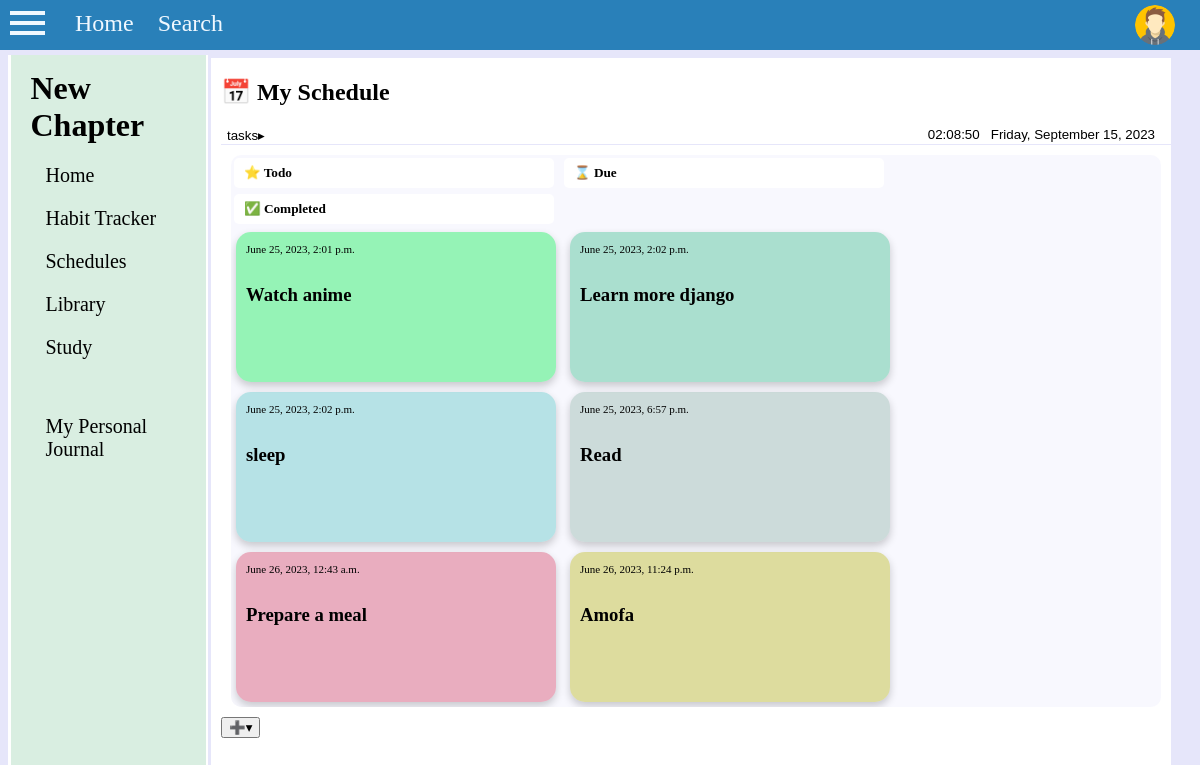
The app's page /schedules/ with its own data.
### schedules/models.py (models this page shows, shortened)
class Schedule(models.Model):
    schedule = models.CharField(null=False, max_length=100)
    time = models.DateTimeField(null=False)

### schedules/views.py (the view)
# urls.py: path("", schedulesPageView, name="schedules"),
def schedulesPageView(request):
    if request.method == 'POST':
        if "password" in request.POST:
            password_data = request.POST
            new_password_obj = PasswordOperator(
                password = password_data["password"],
                time = password_data["time"],
                label = password_data["label"],
                )
            new_password_obj.save()
        else:
            schedule_data = request.POST
            new_schedule_obj = Schedule(schedule = schedule_data["schedule"], time = schedule_data["time"])
            new_schedule_obj.save()
        return redirect(reverse("schedules"))
    else:
        schedule_response = ScheduleCreateView.as_view()(request)
        password_response = PasswordView.as_view()(request)
        context = {}
        context.update(schedule_response.context_data)
        context.update(password_response.context_data)
        context["schedule_objects"] = Schedule.objects.all()
        context["pass_seal_objects"] = PasswordOperator.objects.all()
        return render(request, "schedules.html", context)

### schedules/views.py (called while the page is built)
    def get_context_data(self, **kwargs):
        context = super().get_context_data(**kwargs)
        context["passwordForm"] = context["form"]
        return context

    def get_context_data(self, **kwargs):
        context = super().get_context_data(**kwargs)
        context["scheduleForm"] = context["form"]
        return context

### templates/schedules.html (shortened to what this page needs)
{% extends "base.html" %}
{% load static %}
{% block mainbody %}
<link rel="stylesheet" href="{% static 'css/schedules.css' %}">
<div class="main-page">
    <div id="schedules-main-page-header" class="main-page-header">
        <h2>&#128197;  My Schedule</h2>
        <span class="main-page-sub-header">
            <button id="schedule-menu-btn" onclick="toggle_show_item('schedule-menu')">tasks&#9656;</button>
            <div class="time-plate">
                <button id="current-time"></button>
            </div>
        </span>
    </div>
    <div id="schedules-main-page-body" class="main-page-body">
        <div>
            <div class="schedule-tag">
                <h5>&#11088;   Todo</h5>
            </div>
            <div class="schedule-tag">
                <h5>&#8987;   Due</h5>
            </div>
            <div class="schedule-tag">
                <h5>&#9989;   Completed</h5>
            </div>
        </div>
        {% if schedule_objects %}
            {% for task in schedule_objects %}
                <div id="task-item" class="task-item">
                    <p style="font-size: 11px; padding: 0 10px;">{{ task.time }}</p>
                    <h3 style="padding: 10px;">{{ task.schedule }}</h3>
                </div>
            {% endfor %}
        {% else %}
            <h3>No Tasks Today. <a onclick="openCurtain('schedule')">Add</a>a new task.</h3>
        {% endif %}
    </div>
    <button onclick="toggle_show_item('schedule-btn')">&#10133;&#9662;</button>
</div>
{% endblock mainbody %}

### templates/base.html (shortened to what this page needs)
{% load static %}
<!DOCTYPE html>
<html lang="en">
<head>
    <link rel="stylesheet" href="{% static 'css/styles.css' %}">
    <link rel="stylesheet" href="https://unpkg.com/bootstrap-icons/font/bootstrap-icons.css">
</head>
<body>
    <header>
        <div id="home-nav-panel">
            <div class="menu-icon" onclick="crossMenu()">
                <div class="bar" id="bar1"></div>
                <div class="bar" id="bar2"></div>
                <div class="bar" id="bar3"></div>
            </div>
            <div id="nav-left">
                <a class="home-nav-contents" href="{% url 'home' %}">Home</a>
                <a class="home-nav-contents" href="#">Search</a>
            </div>
            <div id="nav-right">
                <div id="avatar">
                    <a href="">
                        <img alt="avatar" src="{% static 'images/avatar.png' %}">
                    </a>
                </div>
            </div>
        </div>
        <div style="width: 100%; height: 5px; position: fixed; top: 50px; left: 0;
        background-color: lavender; z-index: 1;"></div>
    </header>
    <div class="side-nav-panel">
        <div id="inner-side-nav-panel">
            <div id="opening-message-slot">
                <h1>New Chapter</h1>
            </div>
            <a href="{% url 'home' %}" id="home">Home</a>
            <a href="#" id="habit-tracker">Habit Tracker</a>
            <a href="{% url 'schedules' %}" id="schedules">Schedules</a>
            <a href="{% url 'upload_book' %}" id="library">Library</a>
            <a href="{% url 'study' %}" id="study">Study</a><br><br>
            <a href="#" id="journal">My Personal Journal</a>
        </div>
    </div>
    <main>
        {% block mainbody %}
        {% endblock mainbody %}
    </main>
    </body>
</html>

### static/css/styles.css (style rules this page uses)
.home-nav-contents { text-decoration: none; margin: 0 10px; font-size: x-large; color: aliceblue; }
#home-nav-panel { align-content: center; background-color: #2980b9; width: 100%; position: fixed; display: block; z-index: 2; top: 0; left: 0; }
.menu-icon { margin: 5px 10px; cursor: pointer; float: left; transition: 0.8s ease; }
.bar { width: 35px; height: 4px; background-color: aliceblue; margin: 6px 0; transition: 0.3s; }
#nav-right { float: right; margin-right: 20px; }
#nav-left { margin: 10px; float: left; }
#avatar img { margin: 5px; width: 40px; height: 40px; border-radius: 50%; vertical-align: middle; }
body { background-color: lavender; }
.side-nav-panel { background-color: white; display: block; width: 200px; height: 100%; position: fixed; left: 10; top: 50px; transition: 0.8s ease; }
#inner-side-nav-panel { background-color: #D9EEE1; margin: auto; overflow-x: hidden; padding-top: 10px; height: 100%; width: 195px; }
.side-nav-panel a { display: block; color: black; text-decoration: none; text-align: left; font-size: 20px; margin-top: 20px; padding-left: 35px; transition: 0.2s; }
main { position: absolute; z-index: -1; margin-top: 50px; margin-left: 203px; background-color: white; min-height: 50rem; width: 80%; }
#opening-message-slot h1 { font-family: Brush Script MT !important; margin: 10px 20px; }
.main-page { margin-left: 10px; height: 100%; }

### static/css/schedules.css (style rules this page uses)
.main-page-header { border-bottom: 1px solid lavender; align-content: baseline; }
#schedule-menu-btn { display: inline-block; border:none; background-color: white; cursor: pointer; transition: 0.3s; }
#schedules-main-page-body { margin: 10px; border-radius: 10px; overflow: hidden; background-color: rgba(230, 230, 250, 0.3); }
.task-item { display: inline-block; margin: 5px; border-radius: 15px; width: 320px; height: 150px; animation-name: outline_down; animation-duration: 2s; box-shadow: 0 4px 8px 0 rgba(0,0,0,0.2); }
.schedule-tag { display: inline-flex; align-items: center; border-radius: 5px; background-color: white; width: 320px; height: 30px; margin: 3px; }
.schedule-tag h5 { padding: 0 10px; }
.time-plate { display: inline-block; font-size: 13px; position: absolute; right: 10px; }
.time-plate button { white-space: pre; border:none; background-color: white; cursor: pointer; transition: 0.3s; }

### records on screen
Schedule: time "June 25, 2023, 2:01 p.m.", schedule "Watch anime"
Schedule: time "June 25, 2023, 2:02 p.m.", schedule "Learn more django"
Schedule: time "June 25, 2023, 2:02 p.m.", schedule "sleep"
Schedule: time "June 25, 2023, 6:57 p.m.", schedule "Read"
Schedule: time "June 26, 2023, 12:43 a.m.", schedule "Prepare a meal"
Schedule: time "June 26, 2023, 11:24 p.m.", schedule "Amofa"
